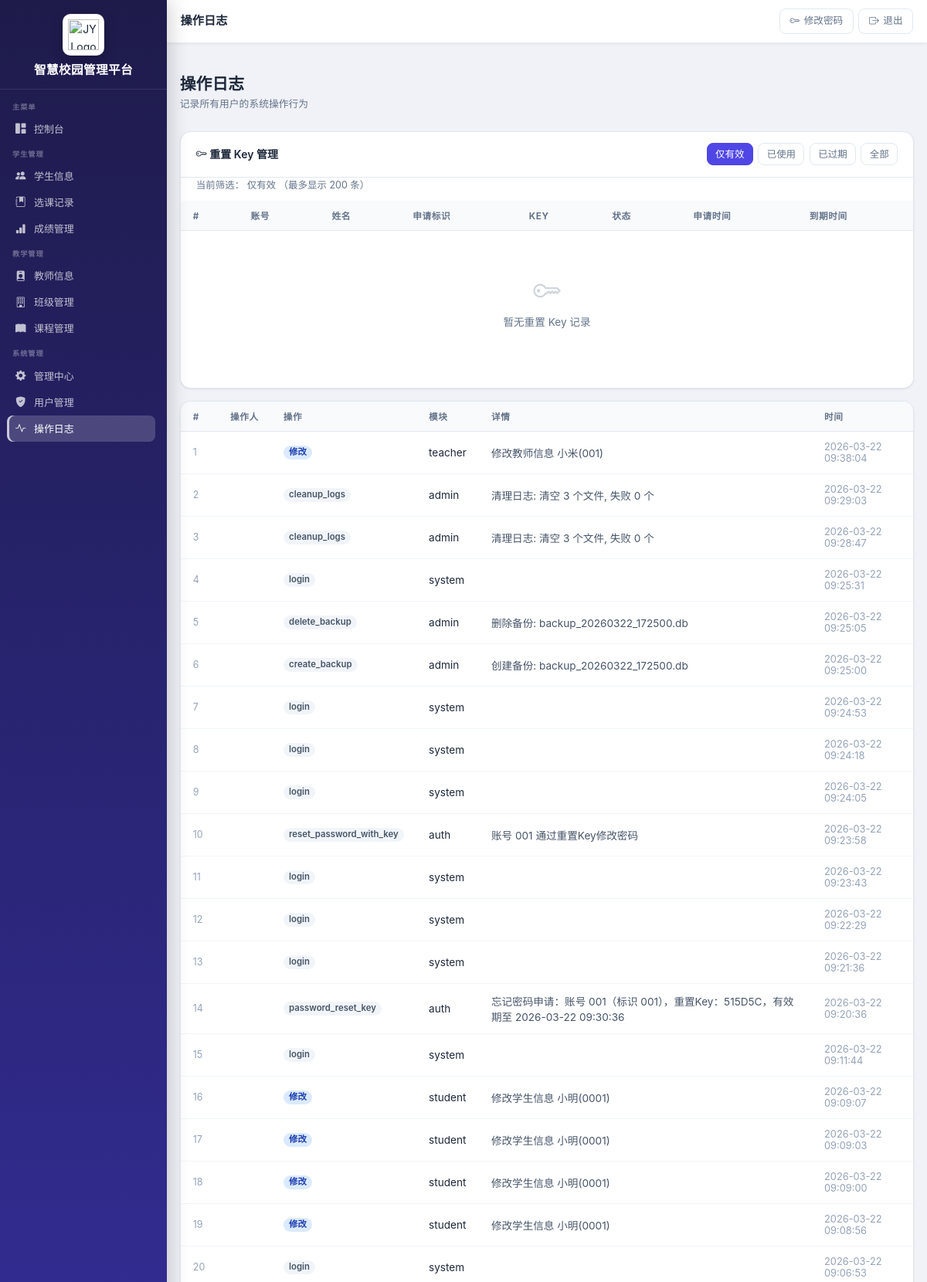
The app's page /ops-log (signed in, upper part) with its own data.
### app.py (models this page shows)
class OperationLog(db.Model):
    __tablename__ = "operation_logs"
    id = db.Column(db.Integer, primary_key=True)
    user_id = db.Column(db.Integer, db.ForeignKey("users.id"))
    action = db.Column(db.String(100), nullable=False)
    module = db.Column(db.String(50))  # 模块名 student, course, score
    record_id = db.Column(db.Integer)
    details = db.Column(db.Text)
    created_at = db.Column(db.DateTime, default=datetime.utcnow)
    updated_at = db.Column(db.DateTime, default=datetime.utcnow, onupdate=datetime.utcnow)

### app.py (the view)
@app.route("/ops-log")
@role_required("admin")
def list_ops_log():
    now = datetime.utcnow()
    key_status = request.args.get("key_status", "valid").strip().lower()
    logs = OperationLog.query.order_by(OperationLog.created_at.desc()).limit(500).all()
    reset_keys_q = (
        db.session.query(PasswordResetKey, User.username, User.full_name)
        .outerjoin(User, PasswordResetKey.user_id == User.id)
    )
    if key_status == "used":
        reset_keys_q = reset_keys_q.filter(PasswordResetKey.is_used.is_(True))
    elif key_status == "expired":
        reset_keys_q = reset_keys_q.filter(
            PasswordResetKey.is_used.is_(False),
            PasswordResetKey.expires_at < now,
        )
    elif key_status == "all":
        pass
    else:
        key_status = "valid"
        reset_keys_q = reset_keys_q.filter(
            PasswordResetKey.is_used.is_(False),
            PasswordResetKey.expires_at >= now,
        )
    reset_keys = (
        reset_keys_q
        .order_by(PasswordResetKey.created_at.desc())
        .limit(200)
        .all()
    )
    return render_template(
        "admin/logs.html",
        logs=logs,
        reset_keys=reset_keys,
        key_status=key_status,
        now=now,
    )

### app.py (called while the page is built)
def role_required(*roles):
    def decorator(f):
        @wraps(f)
        def decorated_function(*args, **kwargs):
            if "user_id" not in session:
                flash("请先登录", "warning")
                return redirect(url_for("login"))
            user = User.query.get(session.get("user_id"))
            if user.role not in roles:
                flash("权限不足", "danger")
                return redirect(url_for("dashboard"))
            return f(*args, **kwargs)
        return decorated_function
    return decorator

@app.context_processor
def inject_role_flags():
    role = session.get("role")
    user_id = session.get("user_id")
    return {
        "is_counselor": role == "teacher" and _is_counselor(user_id)
    }

### templates/admin/logs.html (shortened to what this page needs)
﻿{% extends "base.html" %}
{% block page_title %}操作日志{% endblock %}
{% block content %}
<div class="page-header">
  <div>
    <h1 class="page-title">操作日志</h1>
    <p class="page-subtitle">记录所有用户的系统操作行为</p>
  </div>
</div>
<div class="table-card" style="margin-bottom:1rem">
  <div class="table-toolbar">
    <div class="fw-semibold"><i class="bi bi-key"></i> 重置 Key 管理</div>
    <div class="d-flex" style="gap:.4rem;flex-wrap:wrap">
      <a href="{{ url_for('list_ops_log', key_status='valid') }}" class="btn btn-sm {% if key_status == 'valid' %}btn-primary{% else %}btn-outline-secondary{% endif %}">仅有效</a>
      <a href="{{ url_for('list_ops_log', key_status='used') }}" class="btn btn-sm {% if key_status == 'used' %}btn-primary{% else %}btn-outline-secondary{% endif %}">已使用</a>
      <a href="{{ url_for('list_ops_log', key_status='expired') }}" class="btn btn-sm {% if key_status == 'expired' %}btn-primary{% else %}btn-outline-secondary{% endif %}">已过期</a>
      <a href="{{ url_for('list_ops_log', key_status='all') }}" class="btn btn-sm {% if key_status == 'all' %}btn-primary{% else %}btn-outline-secondary{% endif %}">全部</a>
    </div>
  </div>
  <div style="padding:0 1.25rem .65rem;font-size:.78rem;color:#64748b">
    当前筛选：
    {% if key_status == 'valid' %}仅有效{% elif key_status == 'used' %}已使用{% elif key_status == 'expired' %}已过期{% else %}全部{% endif %}
    （最多显示 200 条）
  </div>
  <div class="table-responsive">
    <table class="table">
      <thead>
        <tr>
          <th>#</th>
          <th>账号</th>
          <th>姓名</th>
          <th>申请标识</th>
          <th>Key</th>
          <th>状态</th>
          <th>申请时间</th>
          <th>到期时间</th>
        </tr>
      </thead>
      <tbody>
        {% if reset_keys %}
        {% for item in reset_keys %}
        {% set key_row = item[0] %}
        {% set username = item[1] %}
        {% set full_name = item[2] %}
        <tr>
          <td style="color:#94a3b8;font-size:.78rem">{{ loop.index }}</td>
          <td><code style="background:#f1f5f9;padding:.15em .45em;border-radius:.3rem;font-size:.8rem">{{ username or '' }}</code></td>
          <td class="fw-semibold">{{ full_name or '' }}</td>
          <td>{{ key_row.requested_identifier or '' }}</td>
          <td><code style="background:#eef2ff;color:#4338ca;padding:.15em .45em;border-radius:.3rem;font-size:.8rem">{{ key_row.reset_key }}</code></td>
          <td>
            {% if key_row.is_used %}
            <span class="badge badge-secondary">已使用</span>
            {% elif key_row.expires_at and key_row.expires_at < now %}
            <span class="badge badge-danger">已过期</span>
            {% else %}
            <span class="badge badge-success">有效</span>
            {% endif %}
          </td>
          <td style="color:#94a3b8;font-size:.8rem">{{ key_row.created_at.strftime('%Y-%m-%d %H:%M:%S') if key_row.created_at else '' }}</td>
          <td style="color:#94a3b8;font-size:.8rem">{{ key_row.expires_at.strftime('%Y-%m-%d %H:%M:%S') if key_row.expires_at else '' }}</td>
        </tr>
        {% endfor %}
        {% else %}
        <tr>
          <td colspan="8">
            <div class="no-data">
              <i class="bi bi-key"></i>
              <p>暂无重置 Key 记录</p>
            </div>
          </td>
        </tr>
        {% endif %}
      </tbody>
    </table>
  </div>
</div>
<div class="table-card">
  <div class="table-responsive">
    <table class="table">
      <thead>
        <tr>
          <th>#</th>
          <th>操作人</th>
          <th>操作</th>
          <th>模块</th>
          <th>详情</th>
          <th>时间</th>
        </tr>
      </thead>
      <tbody>
        {% if logs %}
        {% for log in logs %}
        <tr>
          <td style="color:#94a3b8;font-size:.78rem">{{ loop.index }}</td>
          <td class="fw-semibold">{{ log.user.full_name if log.user else '' }}</td>
          <td>
            {% if log.action == 'create' %}
            <span class="badge badge-success">新增</span>
            {% elif log.action == 'update' %}
            <span class="badge badge-info">修改</span>
            {% elif log.action == 'delete' %}
            <span class="badge badge-danger">删除</span>
            {% else %}
            <span class="badge badge-secondary">{{ log.action }}</span>
            {% endif %}
          </td>
          <td>{{ log.module or '' }}</td>
          <td style="color:#475569">{{ log.details or '' }}</td>
          <td style="color:#94a3b8;font-size:.8rem">{{ log.created_at.strftime('%Y-%m-%d %H:%M:%S') if log.created_at else '' }}</td>
        </tr>
        {% endfor %}
        {% endif %}
      </tbody>
    </table>
  </div>
</div>
{% endblock %}

### static/style.css (style rules this page uses)
*, *::before, *::after { box-sizing: border-box; }
body { font-family: -apple-system, BlinkMacSystemFont, 'Segoe UI', Roboto, 'Inter', sans-serif; background: var(--bg); color: var(--text); font-size: .875rem; line-height: 1.6; margin: 0; }
.page-header { display: flex; align-items: flex-start; justify-content: space-between; margin-bottom: 1.5rem; flex-wrap: wrap; gap: .75rem; }
.page-title { font-size: 1.3rem; font-weight: 700; color: var(--text); margin: 0; line-height: 1.3; }
.page-subtitle { color: var(--text-muted); font-size: .8rem; margin: .2rem 0 0; }
.table-card { background: var(--card-bg); border: 1px solid var(--border); border-radius: var(--radius); box-shadow: var(--shadow-sm); overflow: hidden; }
.table-toolbar { padding: .9rem 1.25rem; border-bottom: 1px solid var(--border); display: flex; align-items: center; justify-content: space-between; gap: .75rem; flex-wrap: wrap; }
.table { width: 100%; margin: 0; border-collapse: collapse; }
.table th { padding: .65rem 1rem; background: #f8fafc; color: var(--text-muted); font-size: .73rem; font-weight: 700; text-transform: uppercase; letter-spacing: .05em; border-bottom: 1px solid var(--border); white-space: nowrap; }
.table td { padding: .75rem 1rem; border-bottom: 1px solid #f1f5f9; vertical-align: middle; font-size: .85rem; color: var(--text); }
.table tbody tr:last-child td { border-bottom: none; }
.badge { padding: .3em .65em; border-radius: 50px; font-size: .71rem; font-weight: 600; display: inline-flex; align-items: center; gap: .25em; }
.badge-info { background: #dbeafe; color: #1e40af; }
.badge-secondary { background: #f1f5f9; color: #475569; }
.btn { border-radius: var(--radius-sm); font-size: .84rem; font-weight: 500; padding: .45rem 1rem; transition: var(--transition); border: 1px solid transparent; cursor: pointer; display: inline-flex; align-items: center; gap: .35rem; text-decoration: none; line-height: 1.4; white-space: nowrap; }
.btn-primary { background: var(--primary); border-color: var(--primary); color: #fff; }
.btn-sm { padding: .3rem .65rem; font-size: .78rem; }
.btn-outline-secondary { border-color: var(--border); color: var(--text-muted); background: transparent; }
.no-data { text-align: center; padding: 3rem 1rem; color: var(--text-muted); }
.no-data i { font-size: 2.2rem; margin-bottom: .75rem; opacity: .3; display: block; }
.fw-semibold { font-weight: 600 !important; }
.d-flex { display: flex !important; }

### records on screen
OperationLog: action "修改", module "teacher", details "修改教师信息 小米(001)", created_at "2026-03-22 09:38:04"
OperationLog: action "cleanup_logs", module "admin", details "清理日志: 清空 3 个文件, 失败 0 个", created_at "2026-03-22 09:29:03"
OperationLog: action "cleanup_logs", module "admin", details "清理日志: 清空 3 个文件, 失败 0 个", created_at "2026-03-22 09:28:47"
OperationLog: action "login", module "system", created_at "2026-03-22 09:25:31"
OperationLog: action "delete_backup", module "admin", details "删除备份: backup_20260322_172500.db", created_at "2026-03-22 09:25:05"
OperationLog: action "create_backup", module "admin", details "创建备份: backup_20260322_172500.db", created_at "2026-03-22 09:25:00"
OperationLog: action "login", module "system", created_at "2026-03-22 09:24:53"
OperationLog: action "login", module "system", created_at "2026-03-22 09:24:18"
OperationLog: action "login", module "system", created_at "2026-03-22 09:24:05"
OperationLog: action "reset_password_with_key", module "auth", details "账号 001 通过重置Key修改密码", created_at "2026-03-22 09:23:58"
OperationLog: action "login", module "system", created_at "2026-03-22 09:23:43"
OperationLog: action "login", module "system", created_at "2026-03-22 09:22:29"
OperationLog: action "login", module "system", created_at "2026-03-22 09:21:36"
OperationLog: action "password_reset_key", module "auth", details "忘记密码申请：账号 001（标识 001），重置Key：515D5C，有效期至 2026-03-22 09:30:36", created_at "2026-03-22 09:20:36"
OperationLog: action "login", module "system", created_at "2026-03-22 09:11:44"
OperationLog: action "修改", module "student", details "修改学生信息 小明(0001)", created_at "2026-03-22 09:09:07"
OperationLog: action "修改", module "student", details "修改学生信息 小明(0001)", created_at "2026-03-22 09:09:03"
OperationLog: action "修改", module "student", details "修改学生信息 小明(0001)", created_at "2026-03-22 09:09:00"
OperationLog: action "修改", module "student", details "修改学生信息 小明(0001)", created_at "2026-03-22 09:08:56"
OperationLog: action "login", module "system", created_at "2026-03-22 09:06:53"
